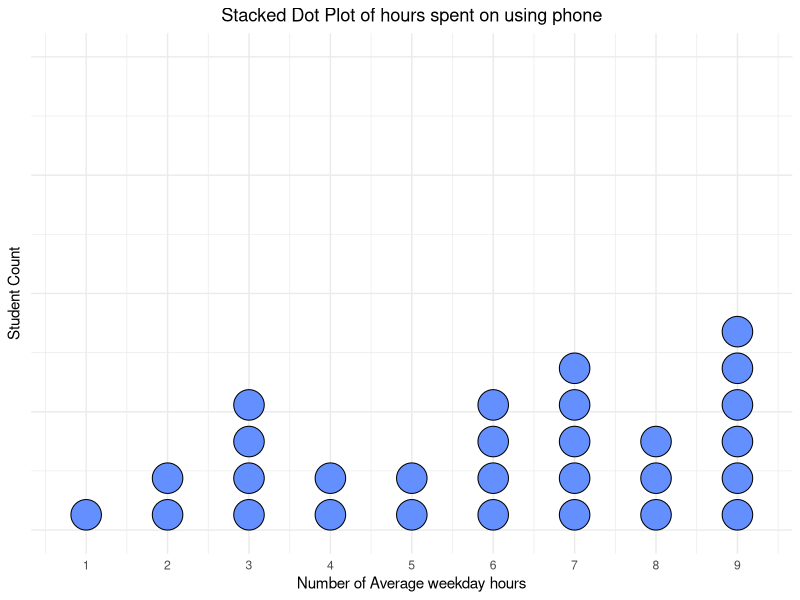
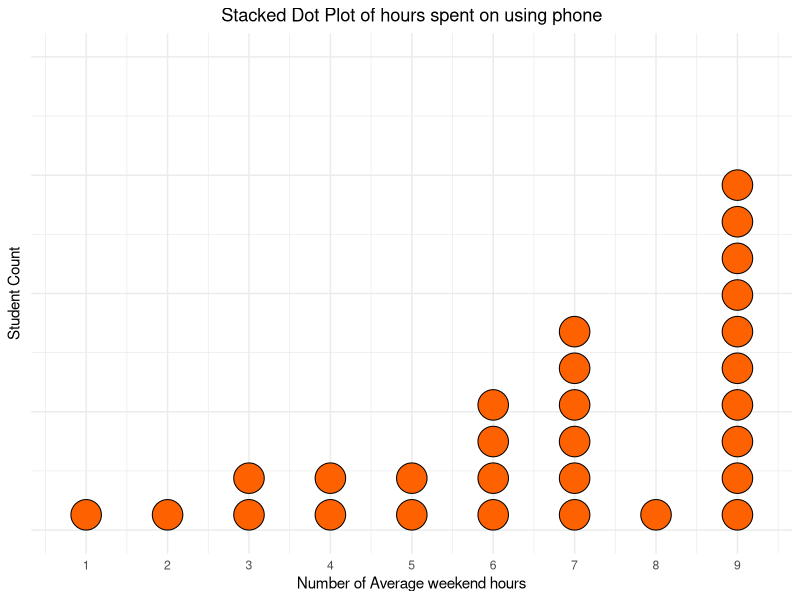
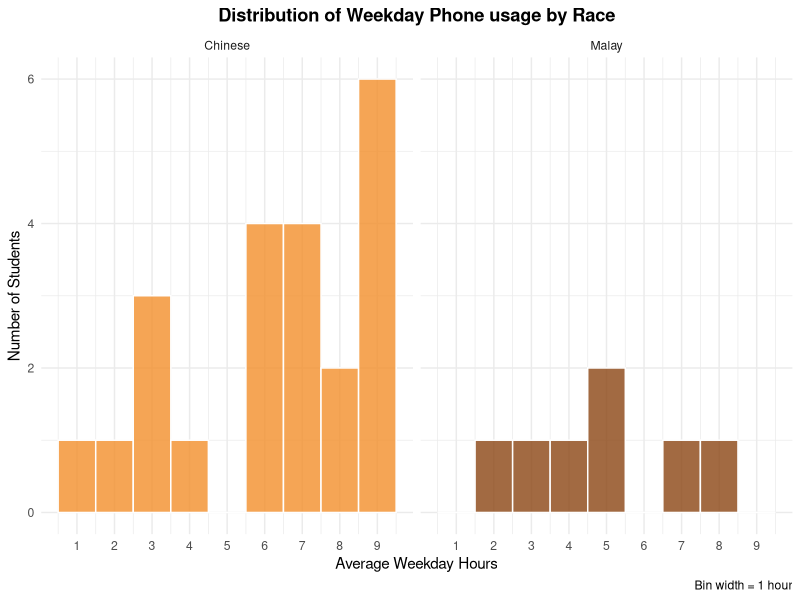
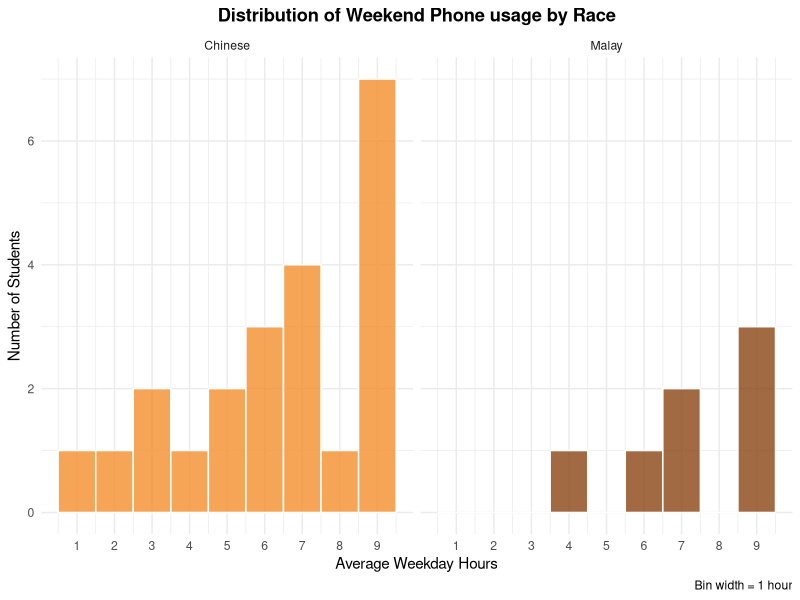
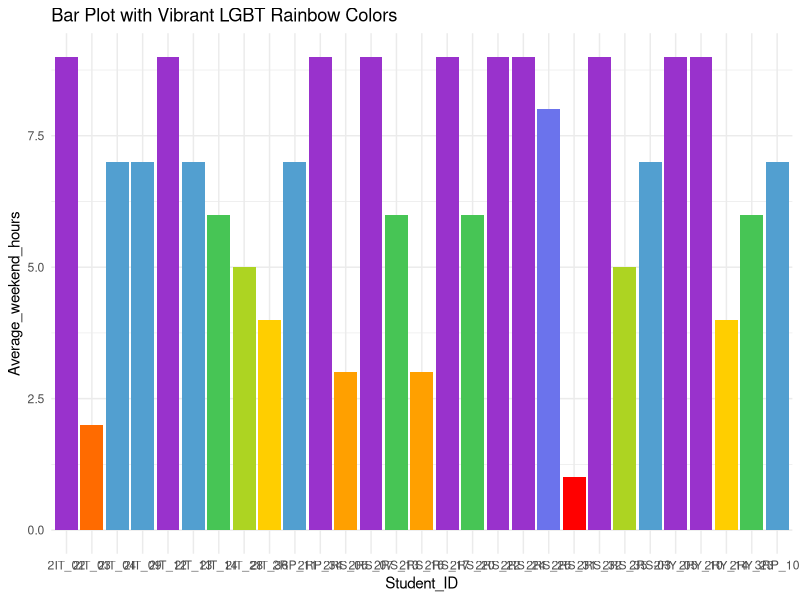

R code for these plots, in order: (Note: this script raises an error after producing the figures.)
library(tidyverse)
library(ggplot2)
library(dplyr)

setwd("C:/Users/Kenneth/Desktop/LJK_stuff_projects")

Math_project <- read.csv ("WA3 Math Project.csv")


# Converting character columns to vectors
Math_project$Stream <- factor(Math_project$Stream)
Math_project$Race <- factor(Math_project$Race)
Math_project$Gender <- factor(Math_project$Gender)

# Summary
summary(Math_project)

############# Graphs ##############

#Dot plot for average weekday hours

ggplot(data = Math_project, aes(x=Average_Wkday_hrs)) +
  geom_dotplot(binwidth = 0.5, binaxis= 'x', stackgroups = TRUE, dotsize = .75, stackratio = 1.2, fill = "#648FFF", method = "histodot") + 
  scale_y_continuous(name = "Student Count") +
  scale_x_continuous(breaks = seq(0, 10, by = 1), name = "Number of Average weekday hours") +
  labs(title = "Stacked Dot Plot of hours spent on using phone") +
  theme_minimal() +
  theme(plot.title = element_text(hjust = 0.5),
        axis.line.y = element_blank(),          
        axis.ticks.y = element_blank(),         
        axis.text.y = element_blank())
 

 
#Dot plot for average weekend hours

ggplot(data = Math_project, aes(x=Average_Wkend_hrs)) +
  geom_dotplot(binwidth = 0.5, binaxis= 'x', stackgroups = TRUE, dotsize = .75, stackratio = 1.2, fill = "#FE6100", method = "histodot") + 
  scale_y_continuous(name = "Student Count") +
  scale_x_continuous(breaks = seq(0, 10, by = 1), name = "Number of Average weekend hours") +
  labs(title = "Stacked Dot Plot of hours spent on using phone") +
  theme_minimal() +
  theme(plot.title = element_text(hjust = 0.5),
        axis.line.y = element_blank(),          
        axis.ticks.y = element_blank(),         
        axis.text.y = element_blank())



#Race vs weekday hours histogram

ggplot(Math_project, aes(x = Average_Wkday_hrs, fill = Race)) +
  geom_histogram(
    binwidth = 1,
    color = "white",
    boundary = 0.5,
    alpha = 0.8,
    position = "identity"
  ) +
  facet_wrap(~ Race, ncol = 2) +  # Separate plots by race
  scale_fill_manual(values = c(
    "Chinese" = "#F28E2B",
    "Malay" = "#8B4513")) +
  scale_x_continuous(breaks = seq(0, 10, by = 1))+
  labs(
    title = "Distribution of Weekday Phone usage by Race",
    x = "Average Weekday Hours",
    y = "Number of Students",
    caption = "Bin width = 1 hour"
  ) +
  theme_minimal() +
  theme(
    plot.title = element_text(hjust = 0.5, face = "bold"),
    legend.position = "none"  
  )


#Race vs weekend hours histogram

ggplot(Math_project, aes(x = Average_Wkend_hrs, fill = Race)) +
  geom_histogram(
    binwidth = 1,
    color = "white",
    boundary = 0.5,
    alpha = 0.8,
    position = "identity"
  ) +
  facet_wrap(~ Race, ncol = 2) +  # Separate plots by race
  scale_fill_manual(values = c(
    "Chinese" = "#F28E2B",
    "Malay" = "#8B4513")) +
  scale_x_continuous(breaks = seq(0, 10, by = 1))+
  labs(
    title = "Distribution of Weekend Phone usage by Race",
    x = "Average Weekday Hours",
    y = "Number of Students",
    caption = "Bin width = 1 hour"
  ) +
  theme_minimal() +
  theme(
    plot.title = element_text(hjust = 0.5, face = "bold"),
    legend.position = "none"  
  )












###################################################################################################
# Classic LGBT rainbow colors (vibrant version)
lgbt_colors <- c("#FF0000", # Vibrant red
                    "#FF8C00", # Bright orange
                    "#FFD700", # Gold/yellow
                    "#32CD32", # Lime green
                    "#1E90FF", # Dodger blue
                    "#9932CC") # Dark orchid (purple)

#bar graph
ggplot(data=Math_project, aes(x=Student_ID, y=Average_Wkend_hrs,fill = Average_Wkend_hrs)) +
  geom_bar(stat="identity")+
  scale_fill_gradientn(colours = lgbt_colors) +
  labs(title = "Bar Plot with Vibrant LGBT Rainbow Colors",
       x = "Student_ID",
       y = "Average_weekend_hours") +
  theme_minimal() +
  theme(legend.position = "none")


#line graph
ggplot(Math_project, aes(x = Student_ID, y = Average_Wkend_hrs, color = lgbt_colors)) +
  geom_line(linewidth = 1.5) +
  scale_color_manual(values = lgbt_colors[1:3]) + # Using first 3 colors
  labs(title = "Line Graph with Discrete LGBT Colors",
       x = "Time",
       y = "Value") +
  theme_minimal() +
  theme(legend.position = "bottom")

##############################################################################


# Read and prepare data
data <- read.csv("WA3 Math Project.csv") 

# Define vibrant LGBT rainbow color gradient
rainbow_palette <- c("#FF0000", # Vibrant red
                     "#FF8C00", # Bright orange
                     "#FFD700", # Gold/yellow
                     "#32CD32", # Lime green
                     "#1E90FF", # Dodger blue
                     "#9932CC") # Dark orchid (purple)

# Create dot plot with correct orientation
ggplot(data, aes(x = reorder(Student_ID, Average_Wkend_hrs), 
                 y = Average_Wkend_hrs,
                 color = Average_Wkend_hrs)) +
  geom_point(size = 5, alpha = 0.8) +
  scale_color_gradientn(colors = rainbow_palette,
                        name = "Weekend Hours",
                        guide = guide_colorbar(barwidth = 1, barheight = 10)) +
  labs(title = "Weekend Study Hours by Student",
       subtitle = "Colors represent hours (LGBT rainbow spectrum)",
       x = "Student ID",
       y = "Average Weekend Hours") +
  theme_minimal() +
  theme(axis.text.x = element_text(angle = 45, hjust = 1, size = 8),
        panel.grid.major.x = element_line(color = "grey90"),
        panel.grid.minor.y = element_blank(),
        plot.title = element_text(face = "bold", size = 14),
        legend.position = "right")

